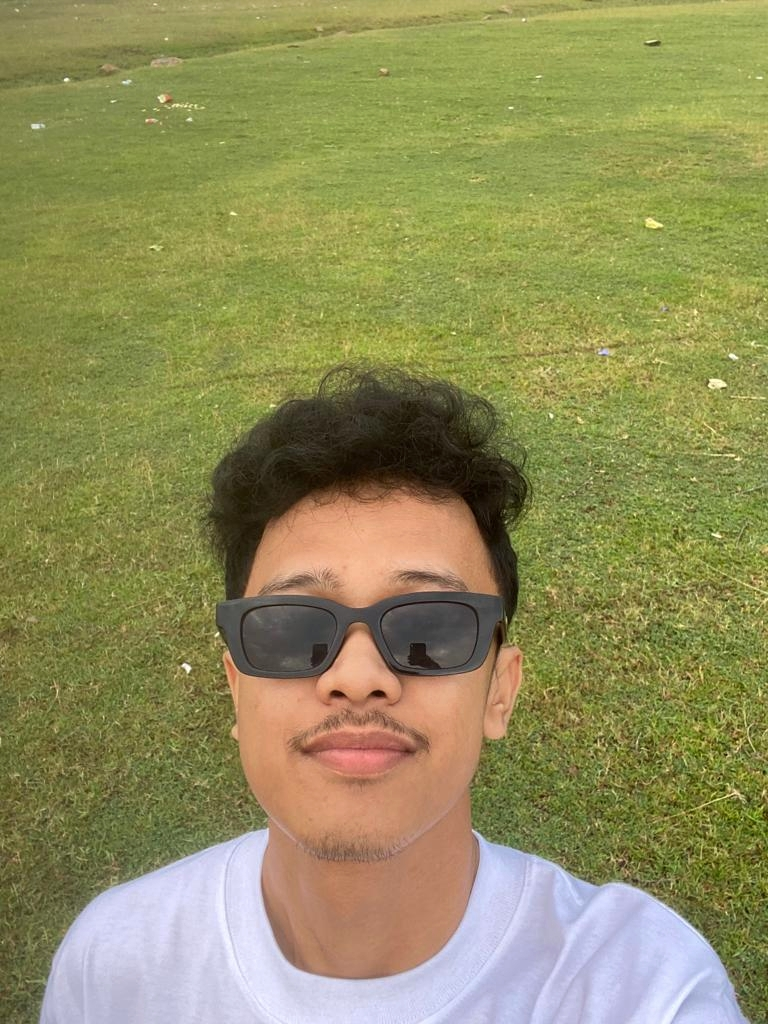
#> input picture alfian.jpeg, 768 x 1024 px
$ jupyter execute 'Gray Level Slicing.ipynb'   (shell and % lines are left out)
#> lines starting #> are read from the running program, lines starting #| are printed output that depends on the picture; after the words box and inside, x2 and y2 are one past the last pixel; in counts of white or black regions, pixels touching at a corner belong together
[cell 1]
import cv2 #mengimpor gambar
import numpy as np # data dalam bentuk array
from skimage import data #menggunakan modul data yang disediakan oleh pustaka skimage
import matplotlib.pyplot as plt #grafik

[cell 2]
img = cv2.imread ("alfian.jpeg", cv2.IMREAD_GRAYSCALE) #mengubah gambar menjadi abu abu
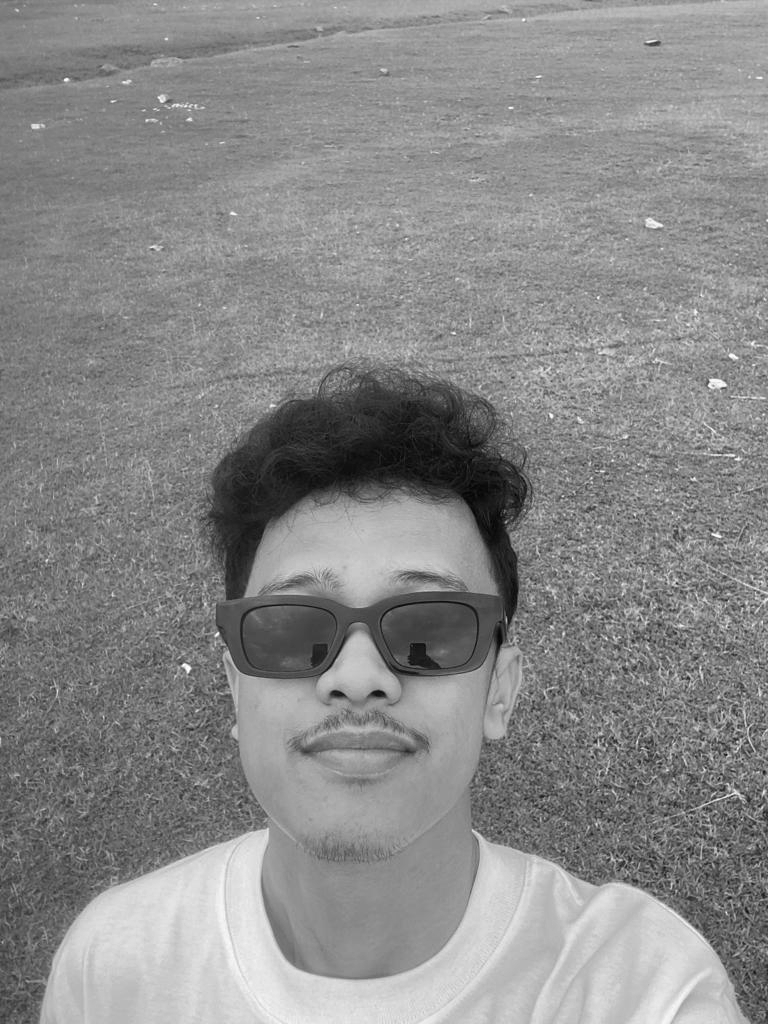
#> img: shape (1024, 768); min 2, max 254, mean 137.2

row, column = img.shape #untuk mendapatkan dimensi (jumlah baris dan kolom) dari suatu citra atau gambar yang direpresentasikan oleh variabel img
#> row = 1024; column = 768

img1 = np.zeros((row,column),dtype = 'uint8') # untuk membuat array Numpy dua dimensi yang berukuran row x column dengan tipe data uint8


min_range = 10
max_range = 60


for i in range(row): #Melakukan iterasi pada setiap pixel gambar
    for j in range(column):
        if img[i,j]>min_range and img[i,j]<max_range: #untuk melakukan pengujian kondisi pada nilai piksel tertentu dalam gambar yang direpresentasikan oleh variabel img
            img1[i,j] = 255
        else:
            img1[i,j] = 0
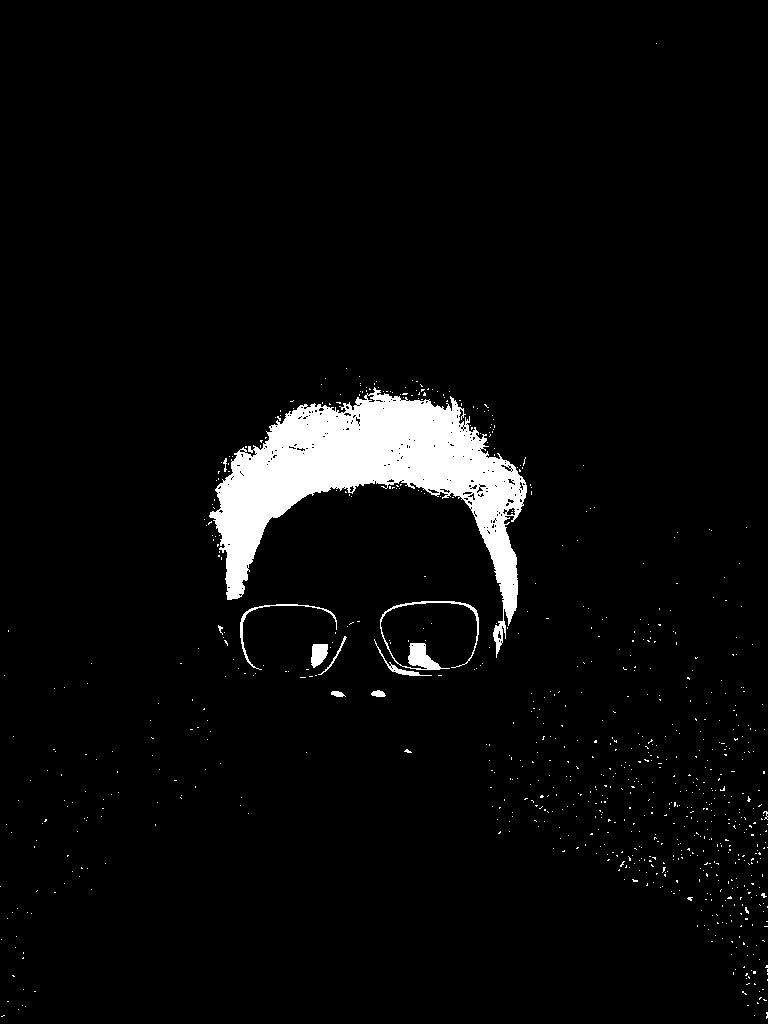
#> img1: shape (1024, 768); 4.1% white; 795 white regions (785 under 20 px), largest, box (x1, y1, x2, y2) and area: (209, 387, 527, 658) 28397, (380, 601, 479, 670) 1002, (240, 604, 337, 670) 349

[cell 3]
fig, axes = plt.subplots(2, 2, figsize=(12, 12)) #membuat gambar dengan multiple subplot (subgambar) dalam satu tampilan
ax = axes.ravel() #untuk meratakan (flatten) objek array axes menjadi array satu dimensi yang disimpan dalam variabel ax

ax[0].imshow(img, cmap=plt.cm.gray) #untuk menampilkan gambar (image) img pada sumbu (axis) indeks ke-0 dari objek axes. Gambar ditampilkan dalam skala abu-abu (grayscale)
ax[0].set_title("Citra Input") #judul
ax[1].hist(img.ravel(), bins=256) # untuk membuat histogram dari gambar img dan menampilkannya pada sumbu (axis) indeks ke-1 dari objek axes
ax[1].set_title('Histogram Input') #judul

ax[2].imshow(img1, cmap=plt.cm.gray)
ax[2].set_title("Citra Output")
ax[3].hist(img1.ravel(), bins=256)
ax[3].set_title('Histogram Output')
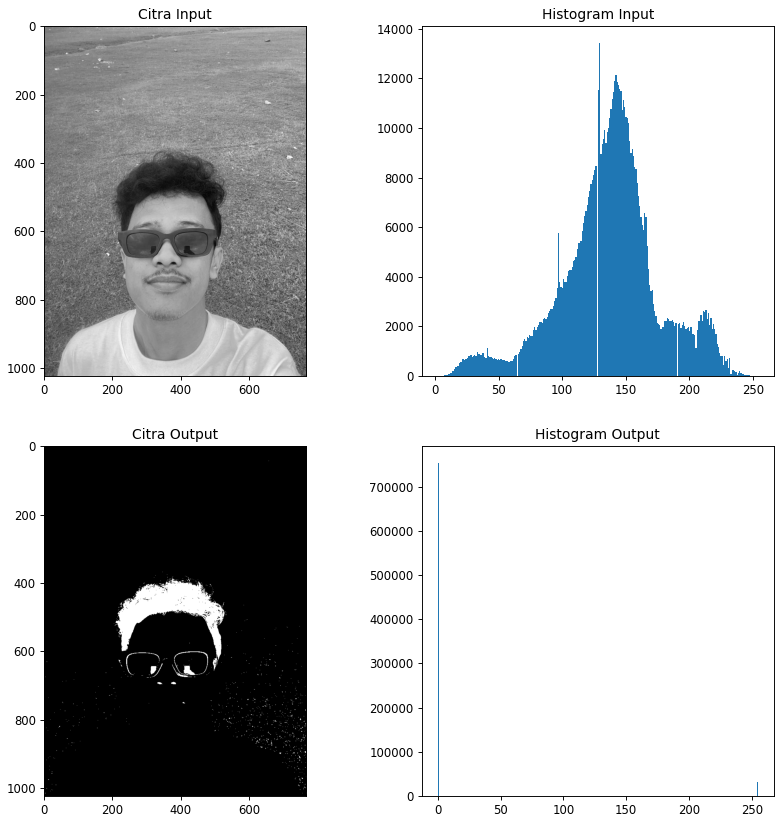
#> figure drawn by matplotlib, 4 panels; panel 2: tallest bar 13445 high, from x = 129 to 130; panel 4: tallest bar 754148 high, from x = 0 to 0.996
